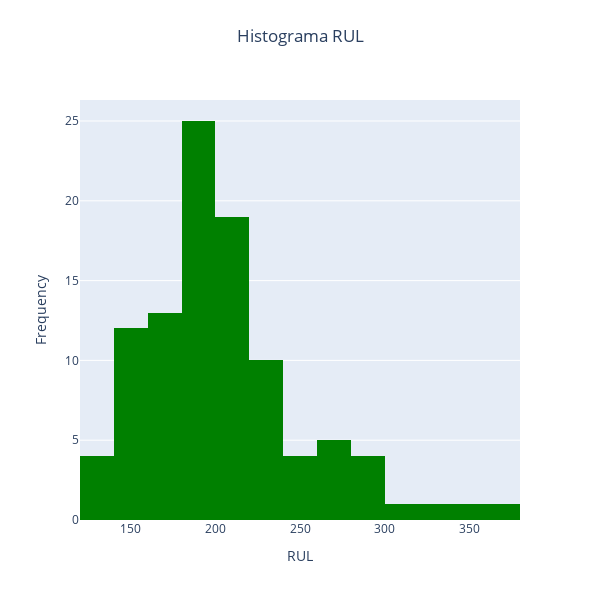

Source (notebook cell):
### Code cell
# Data
x = df_train.groupby('AssetId')['RUL'].max()

# Create histogram trace
histogram_trace = go.Histogram(
    x=x,
    xbins=dict(
        start=0  # Set the start value of the x-axis bins to 0
    ),
    nbinsx=20,
    marker=dict(color='green')
)

# Create layout
layout = go.Layout(
    title={'text': 'Histograma RUL',
           'x': 0.5,
           'y': 0.95,
           'xanchor':'center',
           'yanchor':'top'},
    xaxis=dict(title='RUL'),
    yaxis=dict(title='Frequency'),
    height=600,
    width=600
)

# Create figure
fig = go.Figure(data=[histogram_trace], layout=layout)

# Show the figure
fig.show()

### Figure 1 — Plotly figure (JSON) as saved in the notebook; plotly's stock layout.template omitted (floating-point values rounded to 4 significant figures)
{"data": [{"marker": {"color": "green"}, "nbinsx": 20, "type": "histogram", "x": [191, 286, 178, 188, 268, 187, 258, 149, 200, 221, 239, 169, 162, 179, 206, 208, 275, 194, 157, 233, 194, 201, 167, 146, 229, 198, 155, 164, 162, 193, 233, 190, 199, 194, 180, 157, 169, 193, 127, 187, 215, 195, 206, 191, 157, 255, 213, 230, 214, 197, 212, 212, 194, 256, 192, 274, 136, 146, 230, 171, 184, 179, 173, 282, 152, 201, 312, 198, 361, 136, 207, 212, 212, 165, 228, 209, 153, 230, 198, 184, 239, 213, 292, 266, 187, 277, 177, 212, 216, 153, 134, 340, 154, 257, 282, 335, 201, 155, 184, 199], "xbins": {"start": 0}}], "layout": {"height": 600, "title": {"text": "Histograma RUL", "x": 0.5, "xanchor": "center", "y": 0.95, "yanchor": "top"}, "width": 600, "xaxis": {"title": {"text": "RUL"}}, "yaxis": {"title": {"text": "Frequency"}}}}
